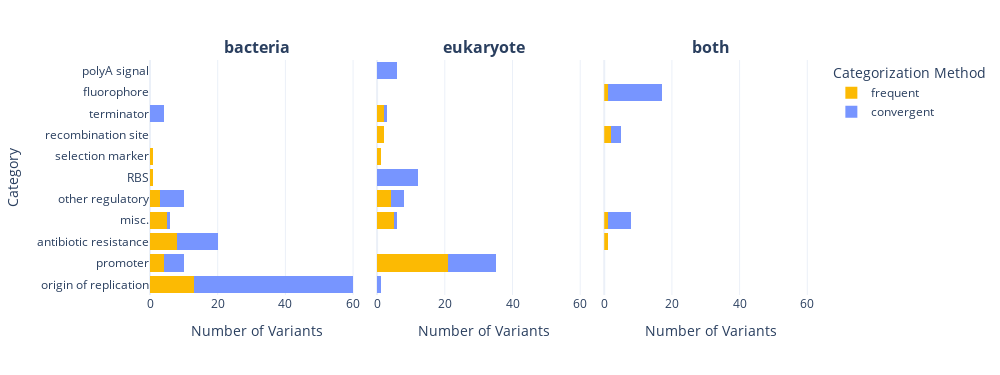

The notebook cell saved with this chart:
### Markdown cell above
Added manual annotations (including header) to this the above csv file. It can be found in the supplementary data.

### Code cell
import pandas as pd
import plotly.express as px

voi = pd.read_csv("../out_data/variants_of_interest_2023-02-14_annotated.csv")

#both = ((voi['num_of_unique_pis'] >= 20) & (voi['auth_size'] > 1)).replace({True: "both", False: ""})
convergent = ((voi['num_of_unique_pis'] < 20)  & (voi['auth_size'] > 1)).replace({True: "convergent", False: ""})
# frequent_analyzed   = ((voi['num_of_unique_pis'] > 20)  & (voi['auth_size'] == 1)).replace({True: "frequent_only", False: ""})
# frequent_unanalyzed = ((voi['num_of_unique_pis'] > 20)  & (voi['auth_size'].isna())).replace({True: "frequent_unanalyzed", False: ""})
frequent = (voi['num_of_unique_pis'] >= 20).replace({True: "frequent", False: ""})


voi['categorization_method'] = convergent + frequent #+ frequent_unanalyzed
voi['categorization_method'] = voi['categorization_method'].replace({"both": "convergent"})

voi['category_size'] = voi.groupby(['category'])['category'].transform('size')
voi = voi.sort_values(by=['category_size'], ascending=[False])

fig = px.histogram(voi, 
             y="category", 
             color='categorization_method',
             template='plotly_white',
             hover_data=['category_size'],
             color_discrete_sequence=['#fcba03','#7795FF','#AEFF91'], #'#FDD35D'
             barmode='stack',
             facet_col='organism_type',
             labels={'category': 'Category', 
                     'categorization_method': 'Categorization Method', 
                     },
             width=1000,
             height=375,
             )
fig.for_each_annotation(lambda a: a.update(text=a.text.split("=")[1]))

x_axis_label = 'Number of Variants'
fig['layout']['xaxis']['title']['text']  = x_axis_label
fig['layout']['xaxis2']['title']['text'] = x_axis_label
fig['layout']['xaxis3']['title']['text'] = x_axis_label

fig.for_each_annotation(lambda a: a.update(text=f'<b>{a.text}</b>'))
fig.update_annotations(font=dict( size=16))

# fig.write_image("../out_data/figures/voi_organism_method.svg")
fig

### Figure 1 — Plotly figure (JSON) as saved in the notebook; plotly's stock layout.template omitted (floating-point values rounded to 4 significant figures)
{"data": [{"alignmentgroup": "True", "bingroup": "y", "hovertemplate": "Categorization Method=frequent<br>organism_type=bacteria<br>count=%{x}<br>Category=%{y}<extra></extra>", "legendgroup": "frequent", "marker": {"color": "#fcba03", "pattern": {"shape": ""}}, "name": "frequent", "offsetgroup": "frequent", "orientation": "h", "showlegend": true, "type": "histogram", "xaxis": "x", "y": ["origin of replication", "origin of replication", "origin of replication", "origin of replication", "origin of replication", "origin of replication", "origin of replication", "origin of replication", "origin of replication", "origin of replication", "origin of replication", "origin of replication", "origin of replication", "promoter", "promoter", "promoter", "promoter", "antibiotic resistance", "antibiotic resistance", "antibiotic resistance", "antibiotic resistance", "antibiotic resistance", "antibiotic resistance", "antibiotic resistance", "antibiotic resistance", "misc.", "misc.", "misc.", "misc.", "misc.", "other regulatory", "other regulatory", "other regulatory", "RBS", "selection marker"], "yaxis": "y"}, {"alignmentgroup": "True", "bingroup": "y", "hovertemplate": "Categorization Method=frequent<br>organism_type=eukaryote<br>count=%{x}<br>Category=%{y}<extra></extra>", "legendgroup": "frequent", "marker": {"color": "#fcba03", "pattern": {"shape": ""}}, "name": "frequent", "offsetgroup": "frequent", "orientation": "h", "showlegend": false, "type": "histogram", "xaxis": "x2", "y": ["promoter", "promoter", "promoter", "promoter", "promoter", "promoter", "promoter", "promoter", "promoter", "promoter", "promoter", "promoter", "promoter", "promoter", "promoter", "promoter", "promoter", "promoter", "promoter", "promoter", "promoter", "misc.", "misc.", "misc.", "misc.", "misc.", "other regulatory", "other regulatory", "other regulatory", "other regulatory", "recombination site", "terminator", "terminator", "recombination site", "selection marker"], "yaxis": "y2"}, {"alignmentgroup": "True", "bingroup": "y", "hovertemplate": "Categorization Method=frequent<br>organism_type=both<br>count=%{x}<br>Category=%{y}<extra></extra>", "legendgroup": "frequent", "marker": {"color": "#fcba03", "pattern": {"shape": ""}}, "name": "frequent", "offsetgroup": "frequent", "orientation": "h", "showlegend": false, "type": "histogram", "xaxis": "x3", "y": ["antibiotic resistance", "misc.", "fluorophore", "recombination site", "recombination site"], "yaxis": "y3"}, {"alignmentgroup": "True", "bingroup": "y", "hovertemplate": "Categorization Method=convergent<br>organism_type=bacteria<br>count=%{x}<br>Category=%{y}<extra></extra>", "legendgroup": "convergent", "marker": {"color": "#7795FF", "pattern": {"shape": ""}}, "name": "convergent", "offsetgroup": "convergent", "orientation": "h", "showlegend": true, "type": "histogram", "xaxis": "x", "y": ["origin of replication", "origin of replication", "origin of replication", "origin of replication", "origin of replication", "origin of replication", "origin of replication", "origin of replication", "origin of replication", "origin of replication", "origin of replication", "origin of replication", "origin of replication", "origin of replication", "origin of replication", "origin of replication", "origin of replication", "origin of replication", "origin of replication", "origin of replication", "origin of replication", "origin of replication", "origin of replication", "origin of replication", "origin of replication", "origin of replication", "origin of replication", "origin of replication", "origin of replication", "origin of replication", "origin of replication", "origin of replication", "origin of replication", "origin of replication", "origin of replication", "origin of replication", "origin of replication", "origin of replication", "origin of replication", "origin of replication", "origin of replication", "origin of replication", "origin of replication", "origin of replication", "origin of replication", "origin of replication", "origin of replication", "promoter", "promoter", "promoter", "promoter", "promoter", "promoter", "antibiotic resistance", "antibiotic resistance", "antibiotic resistance", "antibiotic resistance", "antibiotic resistance", "antibiotic resistance", "antibiotic resistance", "antibiotic resistance", "antibiotic resistance", "antibiotic resistance", "antibiotic resistance", "antibiotic resistance", "misc.", "other regulatory", "other regulatory", "other regulatory", "other regulatory", "other regulatory", "other regulatory", "other regulatory", "terminator", "terminator", "terminator", "terminator"], "yaxis": "y"}, {"alignmentgroup": "True", "bingroup": "y", "hovertemplate": "Categorization Method=convergent<br>organism_type=eukaryote<br>count=%{x}<br>Category=%{y}<extra></extra>", "legendgroup": "convergent", "marker": {"color": "#7795FF", "pattern": {"shape": ""}}, "name": "convergent", "offsetgroup": "convergent", "orientation": "h", "showlegend": false, "type": "histogram", "xaxis": "x2", "y": ["origin of replication", "promoter", "promoter", "promoter", "promoter", "promoter", "promoter", "promoter", "promoter", "promoter", "promoter", "promoter", "promoter", "promoter", "promoter", "misc.", "other regulatory", "other regulatory", "other regulatory", "other regulatory", "RBS", "RBS", "RBS", "RBS", "RBS", "RBS", "RBS", "RBS", "RBS", "RBS", "RBS", "RBS", "terminator", "polyA signal", "polyA signal", "polyA signal", "polyA signal", "polyA signal", "polyA signal"], "yaxis": "y2"}, {"alignmentgroup": "True", "bingroup": "y", "hovertemplate": "Categorization Method=convergent<br>organism_type=both<br>count=%{x}<br>Category=%{y}<extra></extra>", "legendgroup": "convergent", "marker": {"color": "#7795FF", "pattern": {"shape": ""}}, "name": "convergent", "offsetgroup": "convergent", "orientation": "h", "showlegend": false, "type": "histogram", "xaxis": "x3", "y": ["misc.", "misc.", "misc.", "misc.", "misc.", "misc.", "misc.", "fluorophore", "fluorophore", "fluorophore", "fluorophore", "fluorophore", "fluorophore", "fluorophore", "fluorophore", "fluorophore", "fluorophore", "fluorophore", "fluorophore", "fluorophore", "fluorophore", "fluorophore", "fluorophore", "recombination site", "recombination site", "recombination site"], "yaxis": "y3"}], "layout": {"annotations": [{"font": {"size": 16}, "showarrow": false, "text": "<b>bacteria</b>", "x": 0.16, "xanchor": "center", "xref": "paper", "y": 1, "yanchor": "bottom", "yref": "paper"}, {"font": {"size": 16}, "showarrow": false, "text": "<b>eukaryote</b>", "x": 0.5, "xanchor": "center", "xref": "paper", "y": 1, "yanchor": "bottom", "yref": "paper"}, {"font": {"size": 16}, "showarrow": false, "text": "<b>both</b>", "x": 0.84, "xanchor": "center", "xref": "paper", "y": 1, "yanchor": "bottom", "yref": "paper"}], "barmode": "stack", "height": 375, "legend": {"title": {"text": "Categorization Method"}, "tracegroupgap": 0}, "margin": {"t": 60}, "width": 1000, "xaxis": {"anchor": "y", "domain": [0, 0.32], "title": {"text": "Number of Variants"}}, "xaxis2": {"anchor": "y2", "domain": [0.34, 0.66], "matches": "x", "title": {"text": "Number of Variants"}}, "xaxis3": {"anchor": "y3", "domain": [0.68, 1.0], "matches": "x", "title": {"text": "Number of Variants"}}, "yaxis": {"anchor": "x", "domain": [0, 1], "title": {"text": "Category"}}, "yaxis2": {"anchor": "x2", "domain": [0, 1], "matches": "y", "showticklabels": false}, "yaxis3": {"anchor": "x3", "domain": [0, 1], "matches": "y", "showticklabels": false}}}
